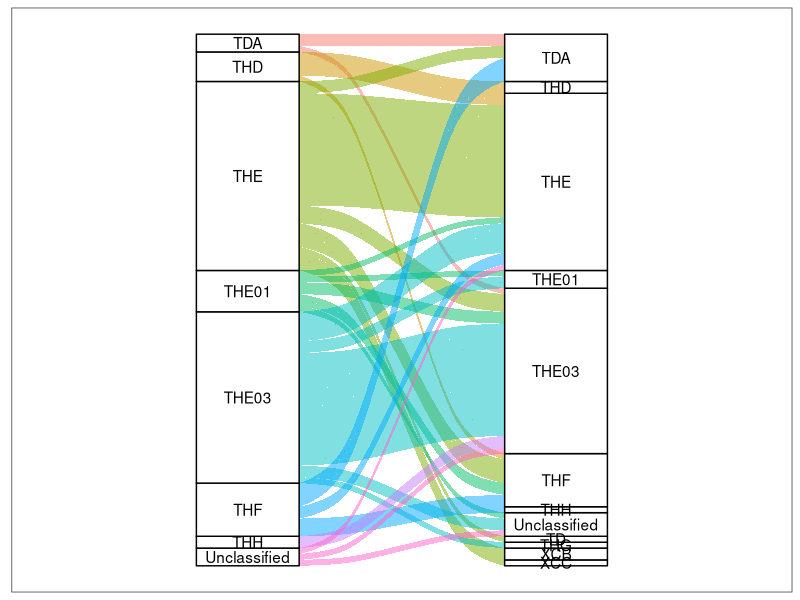
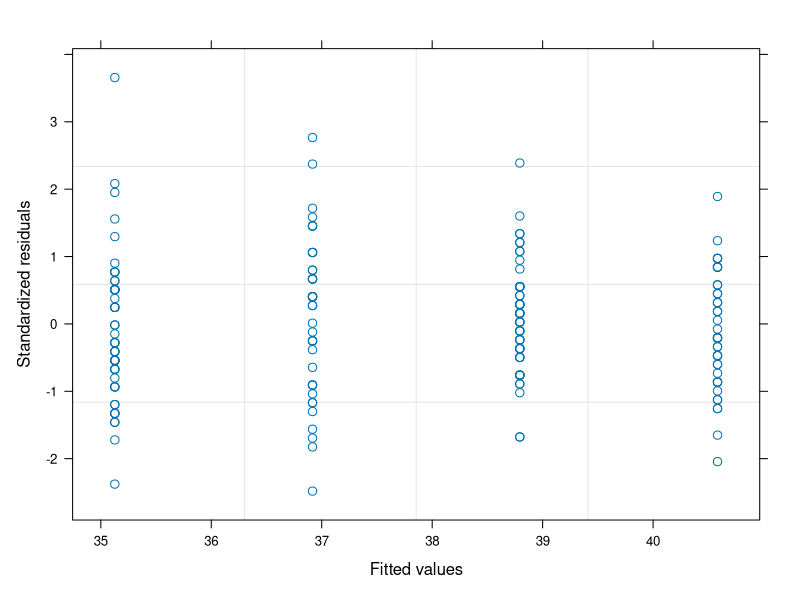
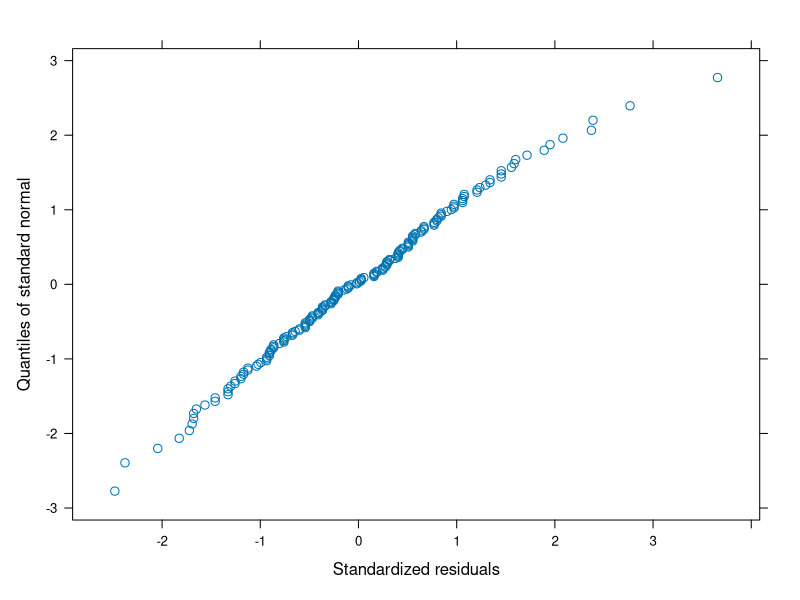
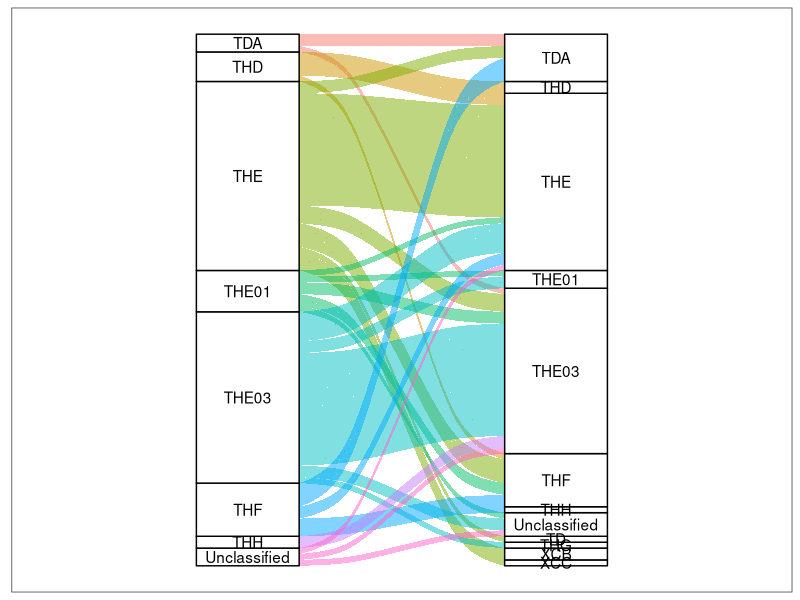

The R source for these figures, in order: (Note: this script raises an error after producing the figures.)
#' Supplementary code to the article:
#' Klinkovska K, Sperandii MG, Travnicek B, Chytry M (2023). 
#' Significant decline in habitat specialists in semi-dry grasslands over four decades. 
#' Biodiversity and Conservation.
#' 
#' author Klara Klinkovska, klinkovska.klara@gmail.com
#' R version 4.3.0

library(geepack) # version 1.3.9
library(nlme) # version 3.1-162
library(broom) # version 1.0.5
library(patchwork) # version 1.1.2
library(ggalluvial) # version 0.12.5
library(readxl) # version 1.4.2
library(tidyverse) # version 2.0.0
#' dplyr v. 1.1.2
#' ggplot2 v. 3.4.2
#' readr v. 2.1.4
#' stringr v. 1.5.0
#' tibble v. 3.2.1
#' tidyr v. 1.3.0

# import data ------------------------------------------------------------

# species data + species characteristics
spe.traits <- read_csv("data/Klinkovska_et_al_basiphilous_grasslands_S_Moravia_species.csv") %>%
  pivot_longer(cols = -Releve_number, values_to = "cover_perc", names_to = "SpecName_Layer") %>% 
  filter(cover_perc > 0) %>% 
  left_join(read_csv("data/Klinkovska_et_al_basiphilous_grasslands_S_Moravia_species_data.csv"))

# header data + calculate species richness, number of alien species etc.
head <- read_csv("data/Klinkovska_et_al_basiphilous_grasslands_S_Moravia_head.csv") %>% 
  left_join(spe.traits %>% group_by(Releve_number) %>% count(name = "spe.nr")) %>% 
  left_join(spe.traits %>% filter(!is.na(alien)) %>% group_by(Releve_number) %>% count(name = "alien.nr")) %>% 
  left_join(spe.traits %>% filter(str_detect(conserv_stat, "CR|VU|EN")) %>% group_by(Releve_number) %>% count(name = "end.nr")) %>% 
  left_join(spe.traits %>% filter(THE_THF == "TRUE") %>% group_by(Releve_number) %>% count(name = "diag.nr")) %>% 
  mutate(across(c(spe.nr, end.nr, alien.nr, diag.nr), ~ifelse(is.na(.), 0, .)))
  
# changes in vegetation types ---------------------------------------------
head %>% 
  filter(Rs_observ == "2022") %>% 
  mutate(across(c(ESY0, ESY), ~ifelse(str_detect(., "THE"), ., str_sub(., 1, 3)))) %>% 
  mutate(across(c(ESY0, ESY), ~str_replace(.x, "\\?|\\+|LCA", "Unclassified"))) %>% 
  mutate(ESY = factor(ESY, levels = c("TD", "TDA", "THD", "THE", "THE01", "THE03", 
                           "THF", "THH", "THG", "XCB", "XCC", "Unclassified")), 
         ESY0 = factor(ESY0, levels = c("TDA", "THD", "THE", "THE01", "THE03", 
                                      "THF", "THH", "Unclassified"))) %>% 
  select(Releve_number, ESY, ESY0) %>% 
  ggplot(aes(axis1 = ESY0, axis2 = as.factor(ESY)))+
  geom_alluvium(aes(fill = ESY0))+
  stat_stratum(width = 1/3)+
  geom_text(stat = "stratum", aes(label = after_stat(stratum))) +
  theme_bw()+
  scale_x_discrete(labels = c("1980s", "2022"))+
  theme(legend.position = "none", 
        panel.grid = element_blank(),
        axis.text.y = element_blank(),
        axis.ticks.y = element_blank(),
        axis.title.y = element_blank(), 
        axis.ticks.x = element_blank())

# alluvial plot was further modified in Inscape 1.2.2
ggsave("plots/Fig_2_alluvial.svg", width = 12, height = 8)

# species richness --------------------------------------------------------

# model 
m2 <- gls(spe.nr~Rs_observ*protected, cor=corCompSymm(form = ~1|Rs_plot), data = head) # with interaction
m2 <- gls(spe.nr~Rs_observ+protected, cor=corCompSymm(form = ~1|Rs_plot), data = head) # interaction not significant -> model without interaction
summary(m2)
plot(m2)
qqnorm(m2)

# confidence intervals
both <- paste(head$Rs_observ, head$protected)
c.int <- intervals(gls(spe.nr~factor(both)-1, cor=corCompSymm(form=~1|Rs_plot), data = head))[["coef"]] %>% 
  as_tibble(rownames = "both") %>% 
  mutate(Rs_observ = str_sub(both, 13, 16), protected = str_sub(both, 18, 18))

# plot
plot.a <- c.int %>% 
  ggplot(aes(protected, est., fill = Rs_observ))+
  scale_fill_manual(values = c(4, 7), labels = c("1980s", "2022"))+
  geom_pointrange(aes(ymin = lower, ymax = upper), pch = 21, size = 0.8, 
                  position = position_dodge(width = 0.4), fatten = 5)+
  theme_bw()+
  theme(legend.title = element_blank(), legend.text = element_text(size = 11), 
        axis.text.x = element_text(size = 11))+
  xlab("")+
  ggtitle("(a) Number of species per plot",
          subtitle = ("time: p < 0.001; protection status: p = 0.175; \ninteraction: p= 0.053")) + 
  ylab(expression("Number of species"))+
  scale_x_discrete(labels = c("Non-protected", "Protected"))+
  scale_y_continuous(breaks = c(32, 34, 36, 38, 40, 42))

# threatened species ------------------------------------------------------

# model
m1 <- geeglm(cbind(end.nr, spe.nr-end.nr)~Rs_observ*protected, id = Rs_plot, 
             family = binomial(link = "logit"), corstr = "exchangeable", data = head)
m1 <- geeglm(cbind(end.nr, spe.nr-end.nr)~Rs_observ+protected, id = Rs_plot, 
             family = binomial(link = "logit"), corstr = "exchangeable", data = head)
summary(m1)

# confidence intervals
fact<-as.factor(paste(head$Rs_observ, head$protected))
m2 <- geeglm(cbind(end.nr, spe.nr-end.nr)~fact-1, id = Rs_plot, 
             family = binomial(link = "logit"), corstr = "exchangeable", data = head)
summary(m2)

c.int <- tidy(m2, conf.int = T, exponentiate = T) %>% 
  mutate(across(c(conf.low, conf.high, estimate), ~.*100)) %>% 
  mutate(Rs_observ = str_sub(term, 5, 8), protected = str_sub(term, 10, 10))

# plot
plot.b <- c.int %>% 
  ggplot(aes(protected, y = estimate, fill = Rs_observ)) +
  scale_fill_manual(values = c(4, 7), labels = c("1980s", "2022"))+
  geom_pointrange(aes(ymin= conf.low, 
                      ymax = conf.high), pch = 21, position = position_dodge(0.4), size = 0.8, 
                  fatten = 5)+
  theme_bw()+
  xlab("")+
  ggtitle("(b) % of threatened species per plot",
          subtitle = ("time: p < 0.001; protection status: p = 0.083; \ninteraction: p = 0.856"))+ 
  ylab(expression("% of threatened species"))+
  theme(legend.title = element_blank(), legend.text = element_text(size = 11), 
        axis.text.x = element_text(size = 11))+
  scale_x_discrete(labels = c("Non-protected", "Protected"))

# proportion of specialists -----------------------------------------------

# filter only plots classified in 1980s into the Cirsio-Brachypodion pinnati or Bromion erecti alliances
head.spec <- head %>% 
  filter(str_detect(ESY0, "THE|THF"))

# model
m1 <- geeglm(cbind(diag.nr, spe.nr-diag.nr)~Rs_observ*protected, id = Rs_plot, 
             family = binomial(link = "logit"), corstr = "exchangeable", data = head.spec)
summary(m1)

# confidence interval
both<-as.factor(paste(head.spec$Rs_observ, head.spec$protected))
m2 <- geeglm(cbind(diag.nr, spe.nr-diag.nr)~both-1, id = Rs_plot, 
             family = binomial(link = "logit"), corstr = "exchangeable", data = head.spec)

summary(m2)

c.int <- tidy(m2, conf.int = T, exponentiate = T) %>% 
  mutate(across(c(conf.low, conf.high, estimate), ~.*100)) %>% 
  mutate(Rs_observ = str_sub(term, 5, 8), protected = str_sub(term, 10, 10))

# plot
plot.c <- c.int %>% 
  ggplot(aes(protected, y = estimate, fill = Rs_observ)) +
  scale_fill_manual(values = c(4, 7), labels = c("1980s", "2022"))+
  geom_pointrange(aes(ymin= conf.low, 
                      ymax = conf.high), pch = 21, position = position_dodge(0.4), size = 0.8, 
                  fatten = 5)+
  theme_bw()+
  xlab("")+
  ggtitle(" (c) % of semi-dry grassland specialists per plot",
          subtitle = ("time: p < 0.001; protection status: p = 0.005; \ninteraction: p = 0.005")) + 
  ylab(expression("% of semi-dry grassland specialists"))+
  theme(legend.title = element_blank(), legend.text = element_text(size = 11), 
        axis.text.x = element_text(size = 11))+
  scale_x_discrete(labels = c("Non-protected", "Protected"))

# proportion of alien species ---------------------------------------------

# model
m1 <- geeglm(cbind(alien.nr, spe.nr-alien.nr)~Rs_observ*protected, id = Rs_plot, 
             family = binomial(link = "logit"), corstr = "exchangeable", data = head)
m1 <- geeglm(cbind(alien.nr, spe.nr-alien.nr)~Rs_observ+protected, id = Rs_plot, 
             family = binomial(link = "logit"), corstr = "exchangeable", data = head)
summary(m1)

# cofidence intervals
fact<-as.factor(paste(head$Rs_observ, head$protected))
m2 <- geeglm(cbind(alien.nr, spe.nr-alien.nr)~fact-1, id = Rs_plot, 
             family = binomial(link = "logit"), corstr = "exchangeable", data = head)
summary(m2)

c.int <- tidy(m2, conf.int = T, exponentiate = T) %>% 
  mutate(across(c(conf.low, conf.high, estimate), ~.*100)) %>% 
  mutate(Rs_observ = str_sub(term, 5, 8), protected = str_sub(term, 10, 10))

# plot
plot.d <- c.int %>% 
  ggplot(aes(protected, y = estimate, fill = Rs_observ)) +
  scale_fill_manual(values = c(4, 7), labels = c("1980s", "2022"))+
  geom_pointrange(aes(ymin= conf.low, 
                      ymax = conf.high), pch = 21, position = position_dodge(0.4), size = 0.8, 
                  fatten = 5)+
  theme_bw()+
  xlab("")+
  ggtitle("(d) % of alien species per plot",
          subtitle = ("time: p < 0.001; protection status: p < 0.001; \ninteraction: p = 0.12")) + 
  ylab(expression("% of alien species"))+
  theme(legend.title = element_blank(), legend.text = element_text(size = 11), 
        axis.text.x = element_text(size = 11))+
  scale_x_discrete(labels = c("Non-protected", "Protected"))

#### numbers of invasive species in old and new plots
spe.traits %>% 
  filter(inv_status == "inv") %>% 
  left_join(head %>% select(Releve_number, Rs_observ)) %>% 
  group_by(Taxon, Rs_observ) %>% 
  count()

# combine all plots together ----------------------------------------------
plot.a + plot.b + plot.c + plot.d + plot_layout(guides = "collect") & theme(legend.position = "bottom")

ggsave("plots/Fig_4_pointrange.png", width = 9.5, height = 9.5)
